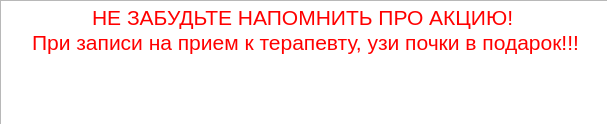
<?xml version="1.0" encoding="UTF-8"?>
<ui version="4.0">
 <class>Form</class>
 <widget class="QWidget" name="Form">
  <property name="geometry">
   <rect>
    <x>0</x>
    <y>0</y>
    <width>607</width>
    <height>124</height>
   </rect>
  </property>
  <property name="windowTitle">
   <string>Form</string>
  </property>
  <property name="toolTip">
   <string>&lt;html&gt;&lt;head/&gt;&lt;body&gt;&lt;p&gt;Не забудьте напомнить про акцию! При записи на прием к терапевту, полный анализ крови в подарок!!!&lt;/p&gt;&lt;/body&gt;&lt;/html&gt;</string>
  </property>
  <property name="styleSheet">
   <string notr="true"/>
  </property>
  <widget class="QTextBrowser" name="textBrowser">
   <property name="geometry">
    <rect>
     <x>0</x>
     <y>0</y>
     <width>611</width>
     <height>301</height>
    </rect>
   </property>
   <property name="html">
    <string>&lt;!DOCTYPE HTML PUBLIC &quot;-//W3C//DTD HTML 4.0//EN&quot; &quot;http://www.w3.org/TR/REC-html40/strict.dtd&quot;&gt;
&lt;html&gt;&lt;head&gt;&lt;meta name=&quot;qrichtext&quot; content=&quot;1&quot; /&gt;&lt;style type=&quot;text/css&quot;&gt;
p, li { white-space: pre-wrap; }
&lt;/style&gt;&lt;/head&gt;&lt;body style=&quot; font-family:'MS Shell Dlg 2'; font-size:7.8pt; font-weight:400; font-style:normal;&quot;&gt;
&lt;p align=&quot;center&quot; style=&quot; margin-top:0px; margin-bottom:0px; margin-left:0px; margin-right:0px; -qt-block-indent:0; text-indent:0px;&quot;&gt;&lt;span style=&quot; font-size:16pt; color:#ff0000;&quot;&gt;НЕ ЗАБУДЬТЕ НАПОМНИТЬ ПРО АКЦИЮ! &lt;/span&gt;&lt;/p&gt;
&lt;p align=&quot;center&quot; style=&quot; margin-top:0px; margin-bottom:0px; margin-left:0px; margin-right:0px; -qt-block-indent:0; text-indent:0px;&quot;&gt;&lt;span style=&quot; font-size:16pt; color:#ff0000;&quot;&gt;При записи на прием к терапевту, узи почки в подарок!!!&lt;/span&gt;&lt;/p&gt;&lt;/body&gt;&lt;/html&gt;</string>
   </property>
  </widget>
 </widget>
 <resources/>
 <connections/>
</ui>
